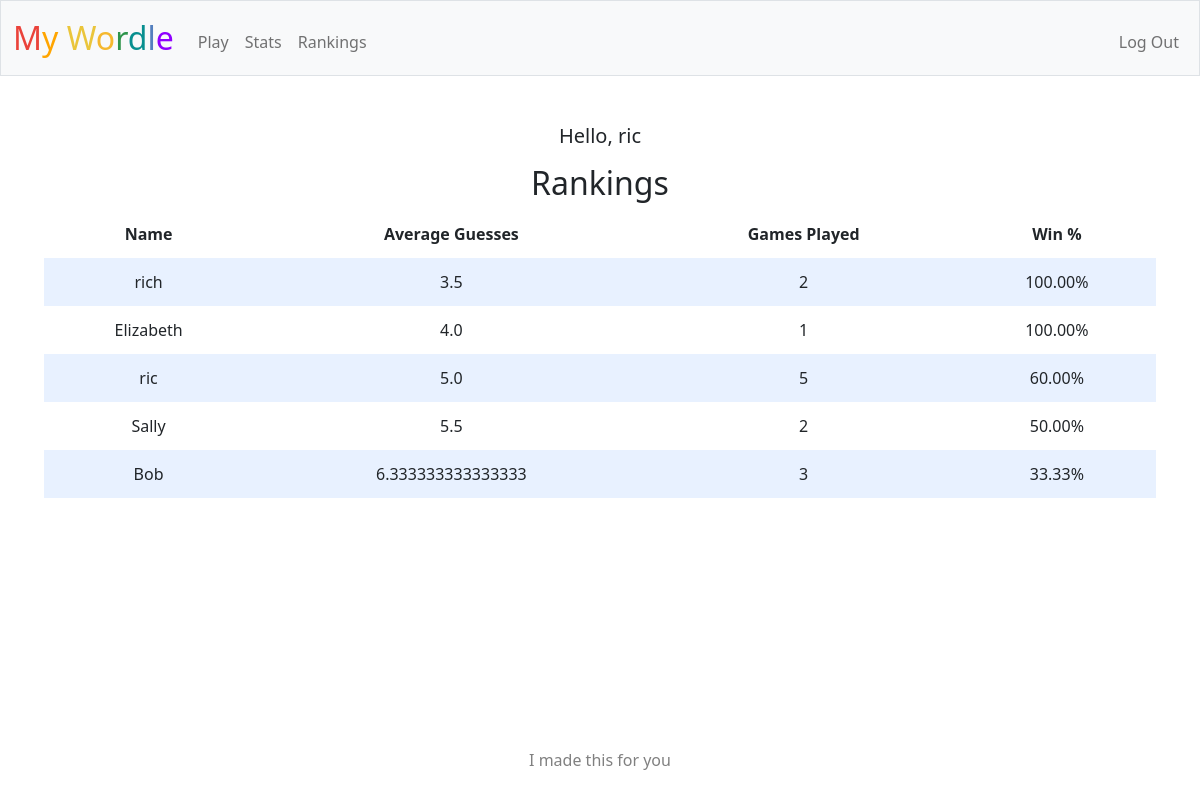
The page / (signed in) on the database its author committed.
### tables this page shows
CREATE TABLE users (id INTEGER PRIMARY KEY NOT NULL, username TEXT NOT NULL, hash TEXT NOT NULL, one_guess INTEGER DEFAULT 0, two_guess INTEGER DEFAULT 0, three_guess INTEGER DEFAULT 0, four_guess INTEGER DEFAULT 0, five_guess INTEGER DEFAULT 0, six_guess INTEGER DEFAULT 0, seven_guess INTEGER DEFAULT 0, wins INTEGER DEFAULT 0, games INTEGER DEFAULT 0);

### app.py (the view)
@app.route("/")
@login_required
def index():
    name = db.execute("SELECT username FROM users WHERE id = ?", session["user_id"])
    username = name[0]["username"]
    user_list = db.execute("SELECT * FROM users")
    final_user_stats = []
    for row in user_list:
        current_user = {}
        current_user["name"] = (row["username"])
        current_user["games"] = (row["games"])
        losses = ((row["games"]) - (row["wins"]))
        total_guesses = (row["one_guess"]) + (2 * row["two_guess"]) + (3 * row["three_guess"]) + (4 * row["four_guess"]) + (5 * row["five_guess"]) + (6 * row["six_guess"]) + (7 * losses)
        if row["games"] == 0:
            current_user["average_guesses"] = 0
            current_user["win_percentage"] = 0.00
        else:
            current_user["average_guesses"] = 1.00 * (total_guesses) / (row["games"])
            current_user["win_percentage"] = 100.00 * ((row["wins"]) / (row["games"]))
        final_user_stats.append(current_user)
        sortedUserStats = sorted(final_user_stats, key=itemgetter("win_percentage"), reverse=True)
    return render_template("index.html", username=username, sortedUserStats=sortedUserStats)

### app.py (called while the page is built)
@app.after_request
def after_request(response):
    response.headers["Cache-Control"] = "no-cache, no-store, must-revalidate"
    response.headers["Expires"] = 0
    response.headers["Pragma"] = "no-cache"
    return response

### helpers.py (called while the page is built)
def login_required(f):
    @wraps(f)
    def decorated_function(*args, **kwargs):
        if session.get("user_id") is None:
            return redirect("/login")
        return f(*args, **kwargs)
    return decorated_function

def perc(value):
    return f"{value:,.2f}%"

### templates/index.html (shortened to what this page needs)
{% extends "layout.html" %}
{% block main %}
<div class="section">
    <h2>Rankings</h2>
    <table>
        <thead>
            <tr>
                <th>Name</th>
                <th>Average Guesses</th>
                <th>Games Played</th>
                <th>Win %</th>
            </tr>
        </thead>
        <tbody>
            {% for row in sortedUserStats %}
            <tr>
                <td>{{ row.name }}</td>
                <td>{{ row.average_guesses }}</td>
                <td>{{ row.games }}</td>
                <td>{{ (row.win_percentage) | perc}}</td>
            </tr>
            {% endfor %}
        </tbody>
    </table>
</div>
{% endblock %}

### templates/layout.html (shortened to what this page needs)
<!DOCTYPE html>
<html lang="en">
    <head>
        <link href="https://cdn.jsdelivr.net/npm/bootstrap@5.1.3/dist/css/bootstrap.min.css" rel="stylesheet">
        <link href="/static/styles.css" rel="stylesheet">
    </head>
    <body>
        <nav class="bg-light border navbar navbar-expand-md navbar-light">
            <div class="container-fluid">
                <a class="navbar-brand" href="/"><span class="red">M</span><span class="orange">y </span><span class="orangeyellow">W</span><span class="yellow">o</span><span class="green">r</span><span class="greenblue">d</span><span class="blue">l</span><span class="violet">e</span></a>
                <div class="collapse navbar-collapse" id="navbar">
                    {% if session["user_id"] %}
                        <ul class="navbar-nav me-auto mt-2">
                            <li class="nav-item"><a class="nav-link" href="/play">Play</a></li>
                            <li class="nav-item"><a class="nav-link" href="/stats">Stats</a></li>
                            <li class="nav-item"><a class="nav-link" href="/">Rankings</a></li>
                        </ul>
                        <ul class="navbar-nav ms-auto mt-2">
                            <li class="nav-item"><a class="nav-link" href="/logout">Log Out</a></li>
                        </ul>
                    {% else %}
                        <ul class="navbar-nav ms-auto mt-2">
                            <li class="nav-item"><a class="nav-link" href="/register">Register</a></li>
                            <li class="nav-item"><a class="nav-link" href="/login">Log In</a></li>
                        </ul>
                    {% endif %}
                </div>
            </div>
        </nav>
        <main class="container-fluid py-5 text-center">
            {% if session["user_id"] %}
            <div>
                <h5>Hello, {{ username }}</h5>
            </div>
            {% endif %}
            {% block main %}{% endblock %}
        </main>
        <footer>
            I made this for you
        </footer>
    </body>
</html>

### static/styles.css (style rules this page uses)
nav .navbar-brand { font-size: xx-large; }
nav .navbar-brand .red { color: #ea433b; }
nav .navbar-brand .orange { color: #FFA500; }
nav .navbar-brand .orangeyellow { color: #EAC53B; }
nav .navbar-brand .yellow { color: #f5b82e; }
nav .navbar-brand .green { color: #2e944b; }
nav .navbar-brand .greenblue { color: #088F8F; }
nav .navbar-brand .blue { color: #537fbe; }
nav .navbar-brand .violet { color: #8F00FF; }
.section { padding-bottom: 1rem; padding-left: 2rem; padding-right: 2rem; padding-top: 0.5rem; }
table { background-color: transparent; margin-bottom: 1rem; width: 100%; }
table th, table td { padding: 0.75rem; vertical-align: middle; }
tbody tr:nth-of-type(odd) { background-color: rgb(179, 208, 255, 0.3) }
footer { display: flex; justify-content: center; align-items: center; color: grey; min-height: 10vh; flex-direction: column; position: absolute; width: 100%; height: 50px; bottom: 0; }

### rows shown on the page
users: username "ric", name "ric", average_guesses "5.0", games "5", win_percentage "60.00%"
users: name "rich", average_guesses "3.5", games "2", win_percentage "100.00%"
users: name "Elizabeth", average_guesses "4.0", games "1", win_percentage "100.00%"
users: name "Sally", average_guesses "5.5", games "2", win_percentage "50.00%"
users: name "Bob", average_guesses "6.333333333333333", games "3", win_percentage "33.33%"
